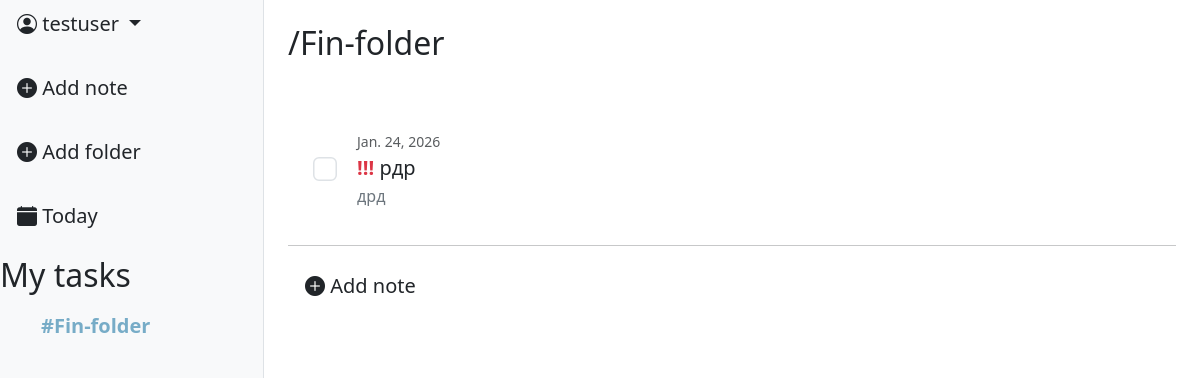
The page /folder/2/ (signed in) on the database its author committed.
### task_app/models.py (models this page shows, shortened)
class Folder(models.Model):
    COLOR_VARIATION = [
        ("#77acc7", "Air blue"),
        ("#9966cc", "Amethust"),
        ("#008000", "Apple Green"),
        ("#ff033e", "Red rose"),
        ("#ffe135", "Banana yellow"),
        ("#ff6500", "Sunset"),
        ("#000000", "Black"),
    ]
    color = models.CharField(max_length=30, choices=COLOR_VARIATION, default="Black")
    name = models.CharField(max_length=128)
    created_at = models.DateTimeField(auto_now_add=True)
    creator = models.ForeignKey(User, on_delete=models.CASCADE)

class Task(models.Model):
    STATUS_CHOICES = [
        ("todo", "To Do"),
        ("in_progress", "In progress"),
        ("done", "Done"),
                ]
    PRIORITY_CHOICES = [
        ("low", "Low"),
        ("medium", "Medium"),
        ("high", "High"),
                ]
    title = models.CharField(max_length=256)
    description = models.CharField(max_length=512)
    status = models.CharField(max_length=20, choices=STATUS_CHOICES, default="todo")
    priority = models.CharField(max_length=20, choices=PRIORITY_CHOICES, default="low")
    due_date = models.DateField(null=True, blank=True)
    creator = models.ForeignKey(User, on_delete=models.CASCADE, related_name="trasks")
    created_at = models.DateTimeField(auto_now_add=True)
    folder = models.ForeignKey(
                Folder,
                on_delete=models.CASCADE,
                related_name="tasks",
                null=True,
                blank=True,
                default=None)

### task_app/views.py (the view)
# urls.py: path('', views.TaskListView.as_view(), name="task_list"),
class TaskListView(ListView):
    model = models.Task
    context_object_name = "tasks"
    template_name = "tasks/task_list.html"
    def get_queryset(self):
        queryset = models.Task.objects.filter(creator=self.request.user)
        folder_id = self.kwargs.get('folder_id')
        if folder_id:
            queryset = queryset.filter(folder_id=folder_id)
        else:
            queryset = queryset.filter(folder__isnull=True)
        status = self.request.GET.get('status')
        if status:
            queryset = queryset.filter(status__iexact=status)
        else:
           queryset = queryset.exclude(status__iexact="done")
        return queryset.order_by("-due_date", "-created_at")
    def get_context_data(self, **kwargs):
        context = super().get_context_data(**kwargs)
        context["folders"] = Folder.objects.filter(creator=self.request.user)
        folder_id = self.kwargs.get('folder_id')
        if folder_id:
            context['current_folder'] = get_object_or_404(Folder, id=folder_id, creator=self.request.user)
        else:
            context['current_folder'] = None
        context["form"] = TaskFilterForm(self.request.GET)
        context["task_form"] = TaskForm()
        context["folder_form"] = FolderForm()
        context["comment_form"] = CommentForm()
        return context

### task_app/forms.py
class TaskFilterForm(forms.Form):
    PRIORITY_CHOICES = [
        ("low", "Low"),
        ("medium", "Medium"),
        ("high", "High"),
                ]
    priority = forms.ChoiceField(choices=PRIORITY_CHOICES, required=False, label="Priority")
    def __init__(self, *args, **kwargs):
        super(TaskFilterForm, self).__init__(*args, **kwargs)
        self.fields['priority'].widget.attrs.update({"class": "form-select"})

class TaskForm(forms.ModelForm):
    class Meta:
        model = Task
        fields = ["title", "description", "priority", "due_date", "folder"]
        widgets = {
            'due_date': forms.DateInput(attrs={
                "class": "form-control transparent-input",
                "placeholder" : "Date",
                "type": "date"
            })
        }
    def __init__(self, *args, **kwargs):
        current_folder = kwargs.pop('current_folder', None)
        super(TaskForm, self).__init__(*args, **kwargs)
        if current_folder:
            self.fields['folder'].initial = current_folder
        self.fields['title'].widget.attrs.update({
            "class": "form-control noborder-input title-input",
            "placeholder" : "Title"
        })
        self.fields['description'].widget.attrs.update({
            "class": "form-control noborder-input content-input",
            "placeholder" : "Content"
        })
        self.fields['priority'].widget.attrs.update({
            "class": "form-control transparent-input",
            "placeholder" : "Priority"
        })

### templates/tasks/task_list.html (shortened to what this page needs)
{% extends 'base.html' %}
{% load static %}
{% block content %}
{% load custom_tags %}
<div class="d-flex">
    <div class="bg-light border-end" style="width: 22%; min-height: 100vh;">
        <div class="dropdown-center mb-3">
            <button class="btn btn-lg dropdown-toggle" type="button" data-bs-toggle="dropdown" aria-expanded="false">
                <i class="bi bi-person-circle"></i>  {{ user.username }}
            </button>
        </div>
        <div class="d-flex flex-column align-items-start gap-3">
            <a class="btn btn-lg" data-bs-toggle="modal" data-bs-target="#TaskModal">
                <i class="bi bi-plus-circle-fill"></i> Add note
            </a>
            <a class="btn btn-lg" data-bs-toggle="modal" data-bs-target="#FolderModal">
                <i class="bi bi-plus-circle-fill"></i> Add folder
            </a>
            <a class="btn btn-lg" href="{% url 'tasks:task_list' %}">
                <i class="bi bi-calendar-fill"></i> Today
            </a>
            <h2>My tasks</h2>
        </div>
        <div data-simplebar style="max-height: 500px; overflow-x: hidden;">
            <div class="d-flex flex-column align-items-start gap-3 ps-4">
                {% for folder in folders %}
                    <a
                    href="{% url 'tasks:folder-tasks' folder.pk %}"
                    class="btn btn-lg"
                    style="color: {{ folder.color }}; font-weight: bold;"
                    >
                    #{{ folder.name }}</a>
                {% endfor%}
            </div>
        </div>
    </div>
    <div class="flex-grow-1 p-4" >
        {% if current_folder %}
            <h2>/{{ current_folder.name }}</h2>
        {% else %}
            <h2>Today</h2>
        {% endif %}
        <br>
        <ul class="list-group list-group-flush" data-simplebar style="max-height: 700px; overflow-x: hidden;">
            {% for task in tasks %}
                <div class="task-scroling">
                    <li class="list-group-item  border-0 p-1 bg-transparent" style="min-height: 80px;">
                        <div class="task-area d-flex align-items-center p-3">
                            <div class="form-check ms-2" style="z-index: 10;">
                                <input  class="form-check-input task-complete-input"
                                        type="checkbox"
                                        name="checkboxDefault"
                                        id="checkboxTask{{ task.pk }}"
                                        data-url="{% url 'tasks:task-complete' task.pk %}"
                                        style="transform: scale(1.5); cursor: pointer;">
                            </div>
                            <div class="flex-grow-1 p-3">
                                <p class="task-date text-muted mb-1 small">{{ task.due_date }}</p>
                                <h5 class="mb-1">
                                    {% if task.priority == 'high' %}
                                        <span class="text-danger fw-bold fs-5">!!!</span>
                                    {% elif task.priority == 'medium' %}
                                        <span class="text-warning fw-bold fs-5">!!</span>
                                    {% else %}
                                        <span class="text-success fw-bold fs-5">!</span>
                                    {% endif %}
                                    {{ task.title }}
                                </h5>
                                <p class="text-secondary mb-0 text-truncate" style="max-width: 500px;">{{ task.description }}</p>
                            </div>
                        </div>
                    </li>
                </div>
                <hr class="m-0">
            {% empty %}
                <li class="list-group-item text-center py-4 text-muted">
                    <i class="bi bi-clipboard-x" style="font-size: 2rem;"></i>
                    <p class="mb-0">Tasks not found</p>
                </li>
            {% endfor %}
        </ul>
        <div class="list-group-item border-0 pt-3">
            <a class="btn btn-lg" data-bs-toggle="modal" data-bs-target="#TaskModal">
                <i class="bi bi-plus-circle-fill"></i> Add note
            </a>
        </div>
    </div>
    </div>
{% endblock %}

### static/css/modal_style.css (style rules this page uses)
.task-area { border: 1px solid transparent; border-radius: 8px; transition: all 0.3 ease; }
.task-area * { pointer-events: none; }
.task-area .detail_link, .task-area .form-check, .task-area .form-check-input { pointer-events: auto; }

### rows shown on the page
Folder: name "Fin-folder"
Task: due_date "Jan. 24, 2026", title "рдр", description "дрд"

### other values the page prints
{{ user.username }} "testuser"
